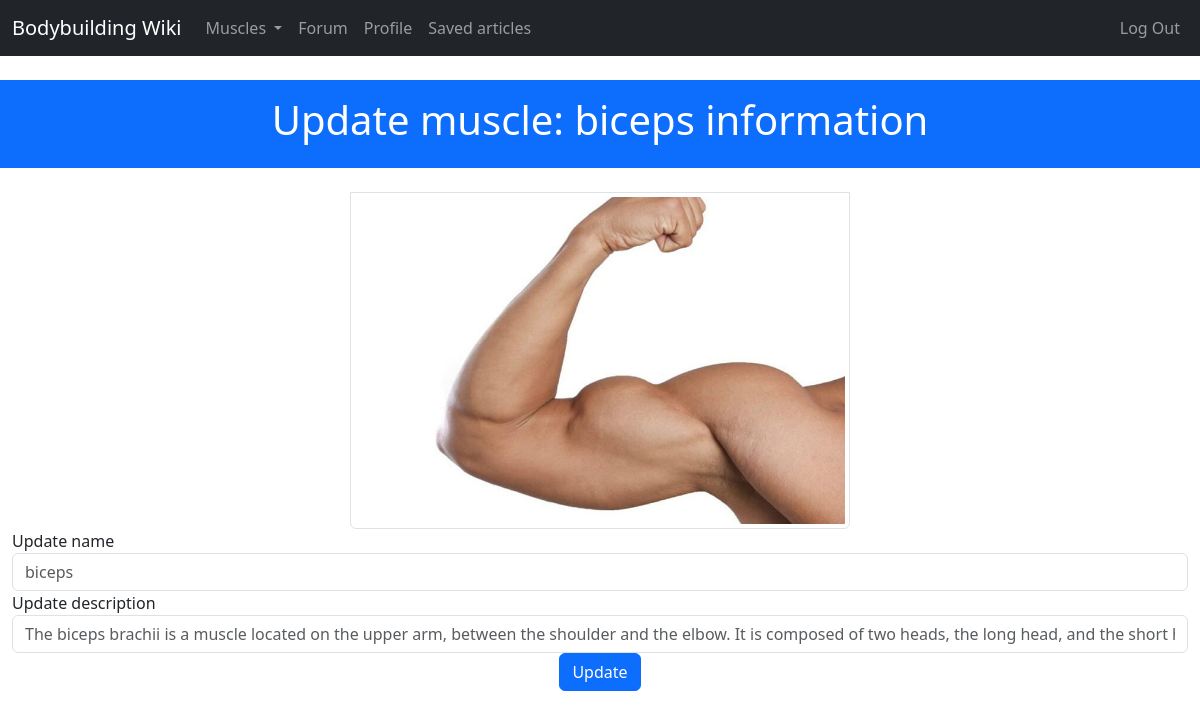
Screenshot of /muscle/update/1 (signed in) with the database file from the repository.
### project/muscle/models.py (models this page shows, shortened)
class Muscle(db.Model):
    __tablename__ = 'muscles'
    id = db.Column(db.Integer, primary_key=True)
    name = db.Column(db.String(50), unique=True)
    image_name = db.Column(db.String(50), unique=True, nullable=True)
    description = db.Column(db.String(200), nullable=False)
    exercises = db.relationship('Exercise', backref='muscle', lazy='dynamic')

### project/muscle/views.py (the view, shortened to what this page needs)
@muscle.route("/update/<int:id>", methods=['GET', 'POST'])
@login_required
@admin_required
def muscle_update(id):
    muscle = Muscle.query.get_or_404(id)
    return render_template("muscle/update_muscle.html", muscle=muscle)

### project/auth/models.py (called while the page is built)
@login_manager.user_loader
def load_user(user_id):
    return User.query.get(int(user_id))

    def has_permission(self, perm):
        return self.permissions & perm == perm # Bit wise operation.

    def can(self, perm):
        return self.role is not None and self.role.has_permission(perm)

### project/helpers.py (called while the page is built)
def permission_required(permission):
    def decorator(f):
        @wraps(f)
        def decorated_function(*args, **kwargs):
            if not current_user.can(permission):
                abort(403)
            return f(*args, **kwargs)
        return decorated_function
    return decorator

### project/main/__init__.py (called while the page is built)
@main.app_context_processor
def inject_user():
    return dict(user=current_user or None)

@main.app_context_processor
def inject_permissions():
    return dict(Permission=Permission)

@main.app_context_processor
def inject_muscles():
    return dict(muscles=Muscle.query.all())

### project/templates/muscle/update_muscle.html (shortened to what this page needs)
{% extends 'base.html' %}
{% block header %}
Update muscle: {{muscle.name}} information
{% endblock header %}
{% block content %}
<form method="POST">
    <div class="form-group">
      {% if muscle.image_name %}
      <div class="text-center">
        <img src="{{ url_for('static', filename=muscle.image_name )}}" class="card-img-top img-thumbnail mx-auto text-center"
        style="max-width: 500px; max-height: 500px;" alt="{{muscle.name}}"/>
      </div>
      {% endif %}
      <label for="name">Update name</label>
      <input type="text" id="name" name="name" class="form-control" placeholder="{{muscle.name}}"/>
      <label for="summary">Update description</label>
      {% if muscle.description %}
      <input type="textarea" id="summary" name="summary" class="form-control" placeholder="{{muscle.description}}"/>
      {% else %}
      <input type="textarea" id="summary" name="summary" class="form-control" placeholder="Update description"/>
      {% endif %}
      <div class="text-center">
        <button class="btn btn-primary" type="submit">Update</button>
      </div>
    </div>
</form>
{% endblock content %}

### project/static/css/arnold.css (style rules this page uses)
img { outline: none; }

### rows the page displays
Muscle: name "biceps", image_name+name (picture), summary "The biceps brachii is a muscle located on the upper arm, between the shoulder and the elbow. It is composed of two heads, the long head, and the short head. The biceps is responsible for flexing the elbow and supinating the forearm."
